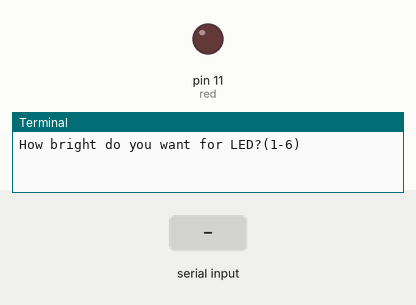
Simulated run of this program. Board: Raspberry Pi (header pin numbers). Parts: output pins drawn as LEDs (lit = HIGH), the last lines printed to the terminal. The inputs (shaded band) are chosen by the test bench.

Above: at 1.2 s.
1.3 s: "5" typed at the terminal, then Enter
At 1.8 s:
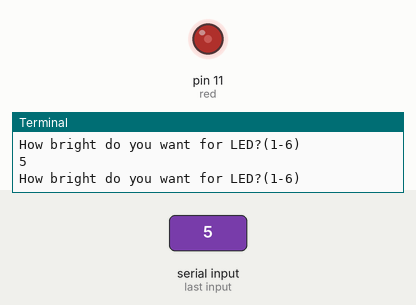
2.8 s: "1" typed at the terminal, then Enter
At 4.1 s:
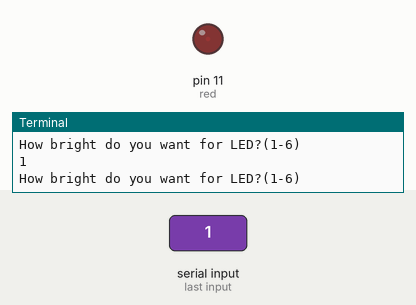
Timing chart, 0 to 5.8 s (numbered marks = the images above; inputs shaded):
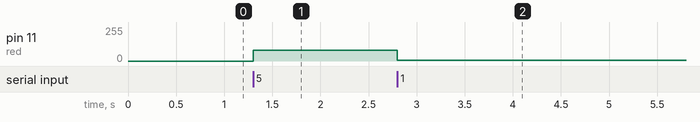

Measured:
- after the input at 1.3 s, pin 11 (red): 0/255 → 82/255 at once
- after the input at 2.8 s, pin 11 (red): 82/255 → 5/255 at once

The program:

pwmtest.py
```python
import RPi.GPIO as GPIO
import sys
GPIO.setmode(GPIO.BOARD)
red=11
GPIO.setup(red,GPIO.OUT)
mypwm=GPIO.PWM(red,100)
mypwm.start(0)
while(1):
    try:
        bright = int(input("How bright do you want for LED?(1-6) "))
        mypwm.ChangeDutyCycle(2**bright)
    except KeyboardInterrupt:
        print("Completed...")
        GPIO.cleanup()
        mypwm.stop()
        sys.exit(0)
mypwm.stop()
GPIO.cleanup()
```
